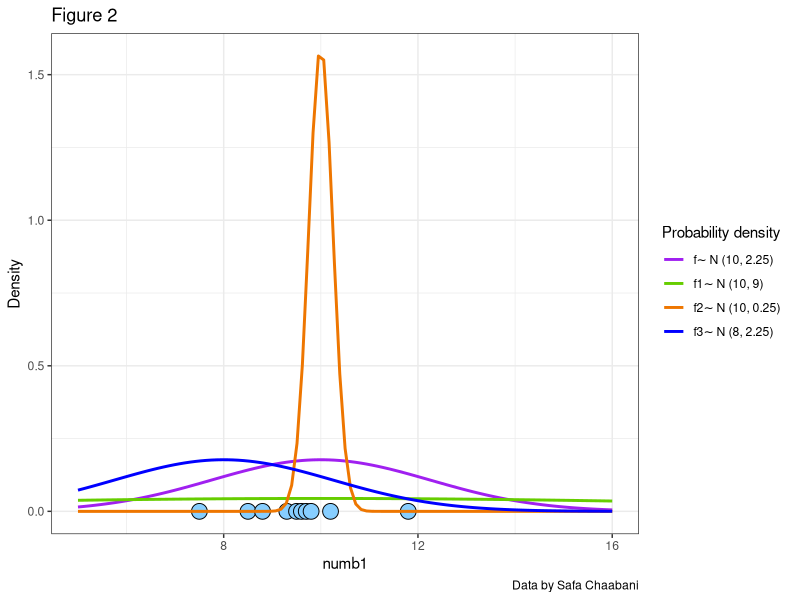
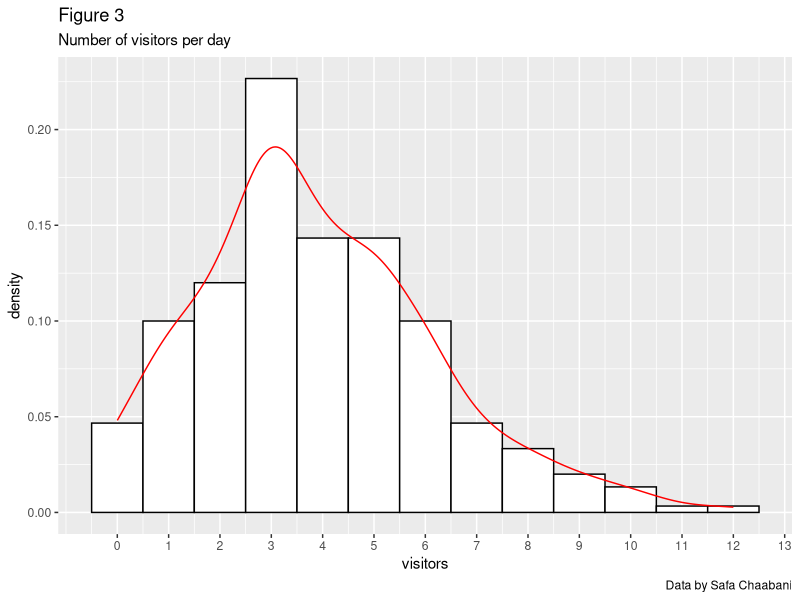

The R script that drew these images, in order:
## ---- chunk 1
# add all packages that need loading
library(tidyverse)
library(gridExtra)

# source figure settings
# source("../StatisticsInR/Files/biostats_theme.R")

# set warning to be off for all chunks
knitr::opts_chunk$set(warning = FALSE, message = FALSE, echo = TRUE)
## ---- chunk 2
# import data for the example
datafile <- read_csv("./Files/destr_example.csv")
## ---- chunk 3
numb <- rep(0, 10)
numb1 <- c(7.5, 8.5, 8.8, 9.3, 9.5, 9.6, 9.7, 9.8, 10.2, 11.8)
data1 <- as.data.frame(cbind(numb1, numb))

p <- ggplot(data1, aes(x = numb1, y = numb)) +
  geom_point(shape = 21, colour = "black", fill = "skyblue1", size = 5)

p + stat_function(fun = dnorm, args = list(mean = 10, sd = 2.25), aes(col = "purple"), size = 1) +
  stat_function(fun = dnorm, args = list(mean = 10, sd = 9), aes(col = "chartreuse3"), size = 1) +
  stat_function(fun = dnorm, args = list(mean = 10, sd = 0.25), aes(col = "darkorange2"), size = 1) +
  stat_function(fun = dnorm, args = list(mean = 8, sd = 2.25), aes(colour = "blue"), size = 1) + ylab("Density") +
  scale_x_continuous(limits = c(5, 16)) +
  theme_bw() +
  scale_color_identity(
    name = "Probability density ",
    breaks = c("purple", "chartreuse3", "darkorange2", "blue"),
    labels = c("f∼ N (10, 2.25)", "f1∼ N (10, 9)", "f2∼ N (10, 0.25)", "f3∼ N (8, 2.25)"), guide = "legend"
  ) + labs(title = "Figure 2", caption = "Data by Safa Chaabani")
## ---- chunk 4
set.seed(2019)
sample <- rnorm(500)
prod(dnorm(sample))
## ---- chunk 5
sample2 <- rnorm(100, sd = 0.01)
prod(dnorm(sample2, sd = 0.01))
## ---- chunk 6
set.seed(2019)
sample <- rnorm(1000)
prod(dnorm(sample))
## ---- chunk 7
library(ggplot2)

data3 <- read.csv("./Files/visitors.csv", header = TRUE, sep = ";")

ggplot(data3) +
  geom_histogram(
    aes(
      x = visitors,
      y = ..density..
    ),
    binwidth = 1, colour = "black", fill = "white"
  ) +
  scale_x_continuous(breaks = seq(0, 13, 1)) +
  geom_density(aes(
    x = visitors,
    y = ..density..
  ), colour = "red") +
  labs(
    title = "Figure 3", subtitle = "Number of visitors per day",
    caption = "Data by Safa Chaabani"
  )
